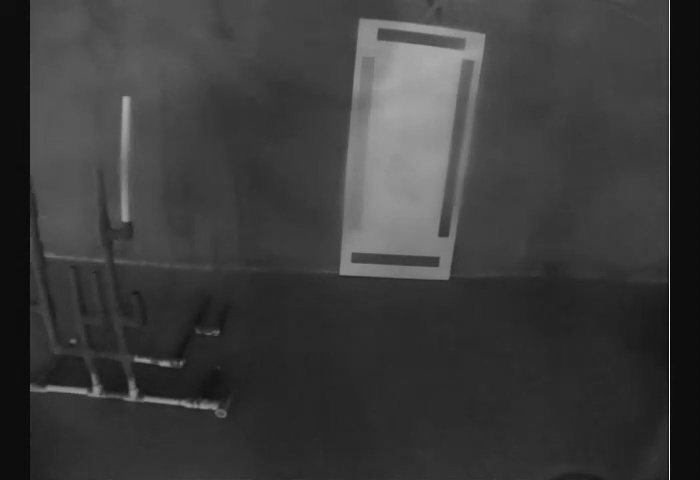
#> input picture photos/gray183.jpg, 700 x 480 px
$ python invert.py
#> lines starting #> are read from the running program, lines starting #| are printed output that depends on the picture; long printed decimals are rounded
import matplotlib.pyplot as plt
import math
import numpy as np
from matplotlib import pyplot as plt
import cv2
import imutils

tolerance = .2
perimeter_percentage = .5
resolution = 300
edge_tolerance = 10

def linelen(x):
    return math.sqrt( pow(x[3]-x[1], 2) + pow(x[2]-x[0], 2) )

#x1, y1, x2, y2
def para_project(line1, line2):
    A = line1[0] - line2[0]
    B = line1[1] - line2[1]
    C = line2[2] - line2[0]
    D = line2[3] - line2[1]
    dot = A * C + B * D
    len_sq = C * C + D * D
    param = dot / len_sq
    newx = line2[0] + param * C
    newy = line2[1] + param * D
    deltax = newx - line1[0]
    deltay = newy - line1[1]
    line3 = [line1[0]+deltax, line1[1]+deltay, line1[2]+deltax, line1[3]+deltay]

    bigli = [ [line3[0], line3[1], line2[0], line2[1]], [line3[0], line3[1], line2[2], line2[3]], [line3[2], line3[3], line2[0], line2[1]], [line3[2], line3[3], line2[2], line2[3]], line3, line2 ]
    maxlen = 0
    for trycoords in bigli:
        templen = linelen(trycoords)
        if(templen > maxlen):
            maxlen = templen
            coords = trycoords
    line4 = coords

    if( (linelen(line3) + linelen(line2)) >= linelen(line4) ):
        return True
    return False


def find_slope(x):
    if(x[2] == x[0]):
        return np.nan
    return (x[3]-x[1])/(x[2]-x[0])


def find_parallels(slopes, lines):
    di = {}
    for idx, slope in enumerate(slopes):
        for jdx, pair in enumerate(slopes):
            #if (jdx > idx): #no symmetry
            if not (jdx == idx):
                if( (np.isnan(slope) and np.isnan(pair)) or (abs(slope - pair) <= tolerance) ):  #is parallel
                    if( para_project(lines[idx], lines[jdx]) ):
                        di_li_add(di, idx, jdx)
    return di


def di_li_add(di, i, j):
    if(i in di.keys()):
        if(j not in di[i]):
            di[i].append(j)
    else:
        di[i] = [j]


def find_orthos(keep, slopes, lines):
    stuff = {}
    for line in keep:
        for idx, slope in enumerate(slopes):
            #if(idx > line): #no symmetry
            if(np.isnan(slopes[line])):
                if(slope == 0):

                    for i in keep[line]:
                        if( ortho_project( lines[line], lines[i], lines[idx] ) ):
                            if not(idx in stuff):
                                stuff[idx] = set()
                                stuff[idx].add( frozenset([line, i]) )
                            else:
                                stuff[idx].add( frozenset([line, i]) )

            elif(slopes[line] == 0):
                if(np.isnan(slope)):

                    for i in keep[line]:
                        if( ortho_project( lines[line], lines[i], lines[idx] ) ):
                            if not(idx in stuff):
                                stuff[idx] = set()
                                stuff[idx].add( frozenset([line, i]) )
                            else:
                                stuff[idx].add( frozenset([line, i]) )

            elif( abs(slopes[line] * slope + 1) <= tolerance ):   #orthogonal

                for i in keep[line]:
                    if( ortho_project( lines[line], lines[i], lines[idx] ) ):
                        if not(idx in stuff):
                            stuff[idx] = set()
                            stuff[idx].add( frozenset([line, i]) )
                        else:
                            stuff[idx].add( frozenset([line, i]) )

    return stuff


def ortho_project(para1, para2, orth):
    A = para1[0] - orth[0]
    B = para1[1] - orth[1]
    C = orth[2] - orth[0]
    D = orth[3] - orth[1]
    dot = A * C + B * D
    len_sq = C * C + D * D
    param = dot / len_sq
    newx1 = orth[0] + param * C
    newy1 = orth[1] + param * D

    A = para2[0] - orth[0]
    B = para2[1] - orth[1]
    C = orth[2] - orth[0]
    D = orth[3] - orth[1]
    dot = A * C + B * D
    len_sq = C * C + D * D
    param = dot / len_sq
    newx2 = orth[0] + param * C
    newy2 = orth[1] + param * D

    line3 = [newx1, newy1, newx2, newy2]
    bigli = [ [line3[0], line3[1], orth[0], orth[1]], [line3[0], line3[1], orth[2], orth[3]], [line3[2], line3[3], orth[0], orth[1]], [line3[2], line3[3], orth[2], orth[3]], orth, line3 ]
    maxlen = 0
    for trycoords in bigli:
        templen = linelen(trycoords)
        if(templen > maxlen):
            maxlen = templen
            coords = trycoords
    line4 = coords

    if( (linelen(line3) + linelen(orth)) >= linelen(line4) ):
        return True
    return False


def show_desired_rect(lines, done, picture):
    max_perim = 0
    biggest = []
    coords = []
    for i,j,k,l in done:
        minx = min( lines[i][0], lines[i][2], lines[j][0], lines[j][2], lines[k][0], lines[k][2], lines[l][0], lines[l][2] )
        maxx = max( lines[i][0], lines[i][2], lines[j][0], lines[j][2], lines[k][0], lines[k][2], lines[l][0], lines[l][2] )
        miny = min( lines[i][1], lines[i][3], lines[j][1], lines[j][3], lines[k][1], lines[k][3], lines[l][1], lines[l][3] )
        maxy = max( lines[i][1], lines[i][3], lines[j][1], lines[j][3], lines[k][1], lines[k][3], lines[l][1], lines[l][3] )
        perimeter = (maxx - minx) * 2 + (maxy - miny) * 2
        tot = linelen(lines[i]) + linelen(lines[j]) + linelen(lines[k]) + linelen(lines[l])
        if( tot / perimeter > max_perim ):
            max_perim = tot / perimeter
            biggest = [i,j,k,l]
            coords = [minx, maxx, miny, maxy]
    if(max_perim < perimeter_percentage):
        print('No confidence in any rectangles')
        return
    expand = 5
    topx = 300
    topy = 205
    coords = [max(coords[0]-expand,0), min(coords[1]+expand,topx), max(coords[2]-expand,0), min(coords[3]+expand,topy)]
    crop_picture = picture[coords[2]:coords[3], coords[0]:coords[1]]
    print('perimeter ratio: ' + str(max_perim))
    plt.imshow(crop_picture,cmap = 'gray')


    plt.imshow(picture,cmap = 'gray')

    l1x = [ lines[biggest[0]][0], lines[biggest[0]][2] ]
    l1y = [ lines[biggest[0]][1], lines[biggest[0]][3] ]
    l2x = [ lines[biggest[1]][0], lines[biggest[1]][2] ]
    l2y = [ lines[biggest[1]][1], lines[biggest[1]][3] ]
    l3x = [ lines[biggest[2]][0], lines[biggest[2]][2] ]
    l3y = [ lines[biggest[2]][1], lines[biggest[2]][3] ]
    l4x = [ lines[biggest[3]][0], lines[biggest[3]][2] ]
    l4y = [ lines[biggest[3]][1], lines[biggest[3]][3] ]
    plt.plot(l1x, l1y, '--')
    plt.plot(l2x, l2y, '--')
    plt.plot(l3x, l3y, '--')
    plt.plot(l4x, l4y, '--')

    plt.show()
    return coords


def show_all_rects(lines, done, picture):
    #count = 0
    plt.imshow(picture, cmap='gray')
    for i,j,k,l in done:
        #if(count == 30):
        #    break
        #count += 1
        l1x = [ lines[i][0], lines[i][2] ]
        l1y = [ lines[i][1], lines[i][3] ]
        l2x = [ lines[j][0], lines[j][2] ]
        l2y = [ lines[j][1], lines[j][3] ]
        l3x = [ lines[k][0], lines[k][2] ]
        l3y = [ lines[k][1], lines[k][3] ]
        l4x = [ lines[l][0], lines[l][2] ]
        l4y = [ lines[l][1], lines[l][3] ]
        plt.plot(l1x, l1y, '--')
        plt.plot(l2x, l2y, '--')
        plt.plot(l3x, l3y, '--')
        plt.plot(l4x, l4y, '--')

    plt.show()


def print_pairs(keep, lines, picture):  #unused helper func
    for key in keep:
        print(key)
        for val in keep[key]:
            plt.imshow(picture, cmap='gray')
            l1x = [ lines[key][0], lines[key][2] ]
            l1y = [ lines[key][1], lines[key][3] ]
            l2x = [ lines[val][0], lines[val][2] ]
            l2y = [ lines[val][1], lines[val][3] ]
            plt.plot(l1x, l1y, '--')
            plt.plot(l2x, l2y, '--')
            plt.show()


def merge_dicts(keep, maybekeep):
    for key in maybekeep:
        for val in maybekeep[key]:
            di_li_add(keep, key, val)


def invert(slope):
    if(np.isnan(slope)):
        return 0
    elif(slope == 0):
        return np.nan
    else:
        return 1 / slope


def operate(lines, picture):
    slopes = np.apply_along_axis( find_slope, 1, lines )
    flag = False
    if(np.isnan(slopes[0])):      #vectorize doesn't work when first element is nan, numpy is broken
        slopes[0] = 1
        flag = True
    inverter = np.vectorize(invert)
    inv_slopes = inverter(slopes)
    if(flag):
        slopes[0] = np.nan
        inv_slopes[0] = 0

    #para: [para1,para2...]
    keep = find_parallels(slopes, lines)
    maybekeep = find_parallels(inv_slopes, lines)   #necessary to get parallels for nan and toleranced to nan
    merge_dicts(keep, maybekeep)

    #print_pairs(keep, lines, picture)

    #ortho: para para
    threes = find_orthos(keep, slopes, lines)

    done = set()
    for ortho in threes:
        if(ortho in keep):  #if ortho has a parallel
            for para1, para2 in threes[ortho]:
                for testortho in keep[ortho]:
                    if( ortho_project(lines[para1], lines[para2], lines[testortho]) and ortho_project(lines[testortho], lines[ortho], lines[para1]) and ortho_project(lines[testortho], lines[ortho], lines[para2]) ):
                        done.add( frozenset([ortho, para1, para2, testortho]) )
    if(done):
        show_all_rects(lines, done, picture)
        coords = show_desired_rect(lines, done, picture)
        return coords
    else:
        print('Oops')
        return None


def get_lines(maybe):
    image = cv2.imread('./photos/gray183.jpg', -1)
#> image is the input picture: shape (480, 700); min 8, max 245, mean 59.6

    if maybe is not None:
        image = maybe

    resized = imutils.resize(image, width=resolution)
    #ratio = image.shape[0] / float(resized.shape[0])
    new_image = resized.copy()

    edges = cv2.Canny(resized, 10, 100, 3, L2gradient=True)
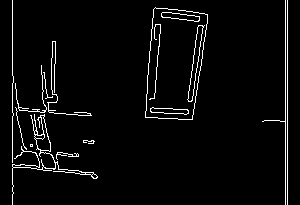
#> edges: shape (205, 300); 3.8% white in thin lines or dots

    #Hough
    #lines = np.squeeze(cv2.HoughLinesP(edges, 1, np.pi/30, 30, minLineLength=25, maxLineGap=5))
    lines = np.squeeze(cv2.HoughLinesP(edges, 1, np.pi/30, 20, minLineLength=25, maxLineGap=10))
#> lines = 34 rows, first 6: [287, 204, 287, 0], [12, 204, 12, 0], [285, 204, 285, 0], [147, 75, 154, 8], [51, 112, 51, 58], [151, 117, 160, 32]

    #this gets rid of lines drawn on the edges of the image
    toremove = []
    for idx, nums in enumerate(lines):
        for jdx, num in enumerate(nums):
            if(jdx & 1): #ys
                if(num < edge_tolerance or num > resized.shape[0]-edge_tolerance):
                    toremove.append(idx)
                    break
            else: #xs
                if(num < edge_tolerance or num > resolution-edge_tolerance):
                    toremove.append(idx)
                    break
#> this loop made 34 passes
#> nums on passes 1 to 12: [287, 204, 287, 0], [12, 204, 12, 0], [285, 204, 285, 0], [147, 75, 154, 8], [51, 112, 51, 58], [151, 117, 160, 32], [15, 167, 96, 175], [54, 113, 54, 64], [13, 164, 93, 172], [155, 7, 192, 11], [41, 65, 43, 91], [164, 113, 193, 113]
#> after the loop, toremove = [0, 1, 2, 3, 9]
    lines = np.delete(lines, (toremove), 0)
#> lines = 29 rows, first 6: [51, 112, 51, 58], [151, 117, 160, 32], [15, 167, 96, 175], [54, 113, 54, 64], [13, 164, 93, 172], [41, 65, 43, 91]

    #this is to show edges + hough lines
    for li in lines:
        x1, y1, x2, y2 = li
        cv2.line(new_image,(x1,y1),(x2,y2),(0,255,0),1)
#> this loop made 29 passes
#> (x1, y1, x2, y2) on passes 1 to 12: (51, 112, 51, 58), (151, 117, 160, 32), (15, 167, 96, 175), (54, 113, 54, 64), (13, 164, 93, 172), (41, 65, 43, 91), (164, 113, 193, 113), (42, 134, 46, 91), (190, 84, 196, 34), (187, 119, 195, 79), (35, 168, 40, 112), (198, 59, 202, 25)
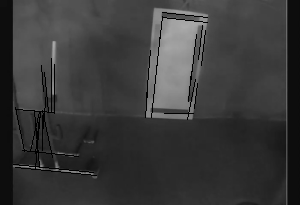
#> new_image: shape (205, 300); min 0, max 171, mean 57.9

    plt.subplot(131),plt.imshow(image,cmap = 'gray')
    plt.title('Original Image'), plt.xticks([]), plt.yticks([])
    plt.subplot(132),plt.imshow(edges,cmap = 'gray')
    plt.title('Edge Image'), plt.xticks([]), plt.yticks([])
    plt.subplot(133),plt.imshow(new_image,cmap = 'gray')
    plt.title('Hough Image'), plt.xticks([]), plt.yticks([])
    plt.show()
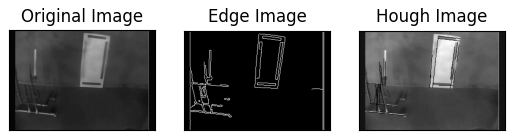
#> figure drawn by matplotlib, 3 panels


    return lines, resized


if __name__ == "__main__":
    lines, resized = get_lines(None)
    operate(lines, resized)
#> the loop in find_parallels, `for idx, slope in enumerate(slopes):` made 29 passes
#> slope on passes 2, 6, 8, 10, 11, 15, 18, 19, 20, 21, 22, 23: -9.44, 13, -10.75, -5, -11.2, -4.44, -8.75, 9.75, 0.107, -8.33, 0.111, -13
#> slope on passes 1, 3, 4, 5, 7, 9: nan, 0.0988, nan, 0.1, 0, -8.33
#> the loop in find_parallels (call 2), `for idx, slope in enumerate(slopes):` made 29 passes
#> slope on passes 1 to 12: 0, -0.106, 10.12, 0, 10, 0.0769, nan, -0.093, -0.12, -0.2, -0.0893, -0.118
#> the loop in merge_dicts, `for key in maybekeep:` made 26 passes
#> key on passes 16 to 26: 17, 18, 20, 21, 22, 23, 24, 25, 26, 27, 28
#> the loop in find_orthos, `for line in keep:` made 29 passes
#> line on passes 5 to 16: 6, 8, 11, 12, 13, 15, 16, 17, 19, 20, 21, 26
#> the loop in operate, `for ortho in threes:` made 19 passes
#> ortho on passes 1 to 12: 6, 7, 10, 24, 0, 3, 2, 4, 13, 19, 21, 1
#> in show_all_rects, `plt.show()`:
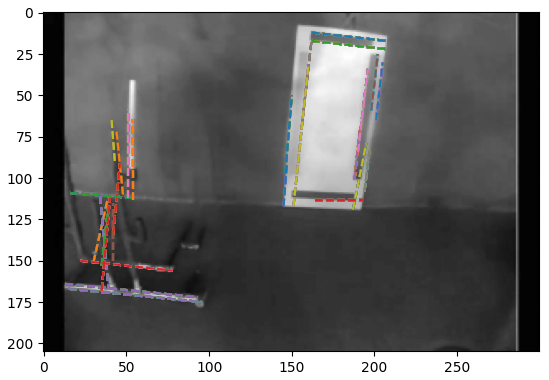
#> figure drawn by matplotlib, 1 panel
#> in show_desired_rect, `crop_picture = picture[coords[2]:coords[3], coords[0]:coords[1]]`:
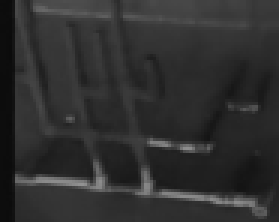
#> crop_picture: shape (74, 93) (shown 3 times larger); min 11, max 146, mean 47.4
#| perimeter ratio: 0.9294
#> in show_desired_rect, `plt.show()`:
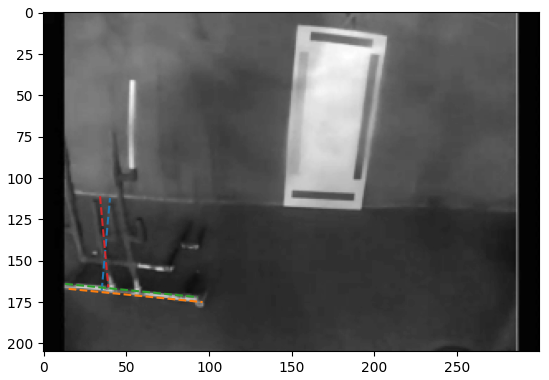
#> figure drawn by matplotlib, 1 panel

$ run again, with photos/gray100.jpg copied over photos/gray183.jpg
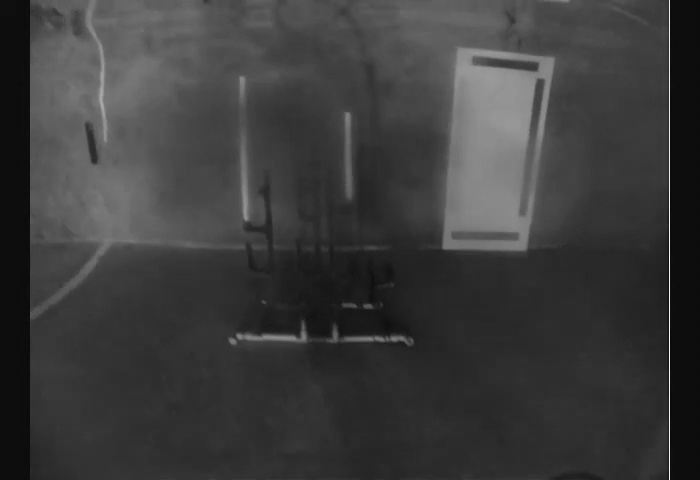
#> input picture photos/gray100.jpg, 700 x 480 px
#> in get_lines, image is the input picture: shape (480, 700); min 9, max 246, mean 60.1
#> in get_lines, `edges = cv2.Canny(resized, 10, 100, 3, L2gradient=True)`:
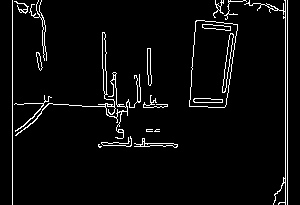
#> edges: shape (205, 300); 4.4% white in thin lines or dots
#> in get_lines, `lines = np.squeeze(cv2.HoughLinesP(edges, 1, np.pi/30, 20, minLineLeng..`: lines = 33 rows, first 6: [12, 204, 12, 0], [285, 204, 285, 0], [287, 204, 287, 0], [98, 104, 167, 104], [82, 106, 167, 106], [224, 78, 231, 14]
#> the loop in get_lines, `for idx, nums in enumerate(lines):` made 33 passes
#> after the loop in get_lines, `for idx, nums in enumerate(lines):`: toremove = [0, 1, 2, 32]
#> in get_lines, `lines = np.delete(lines, (toremove), 0)`: lines = 29 rows, first 6: [98, 104, 167, 104], [82, 106, 167, 106], [224, 78, 231, 14], [150, 107, 150, 48], [105, 107, 163, 107], [101, 143, 173, 143]
#> the loop in get_lines, `for li in lines:` made 29 passes
#> the loop in find_parallels, `for idx, slope in enumerate(slopes):` made 29 passes
#> slope on passes 6 to 13: 0, -5.14, 0, -1.12, 0, nan, nan, nan
#> the loop in find_parallels (call 2), `for idx, slope in enumerate(slopes):` made 29 passes
#> the loop in merge_dicts, `for key in maybekeep:` made 23 passes
#> key on passes 9 to 16: 10, 11, 12, 14, 15, 16, 17, 18
#> the loop in find_orthos, `for line in keep:` made 27 passes
#> the loop in operate, `for ortho in threes:` made 25 passes
#> ortho on passes 1 to 8: 3, 11, 13, 21, 22, 0, 1, 4
#| perimeter ratio: 0.9187
#> in show_desired_rect, `plt.show()`:
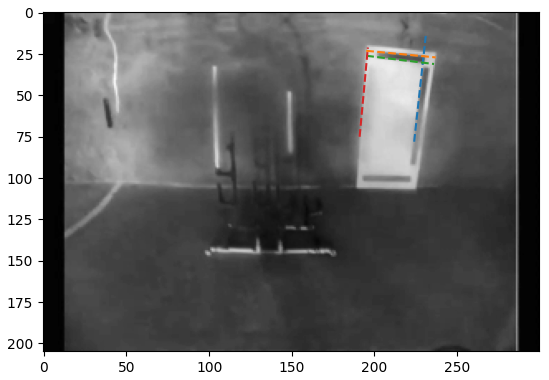
#> figure drawn by matplotlib, 1 panel
